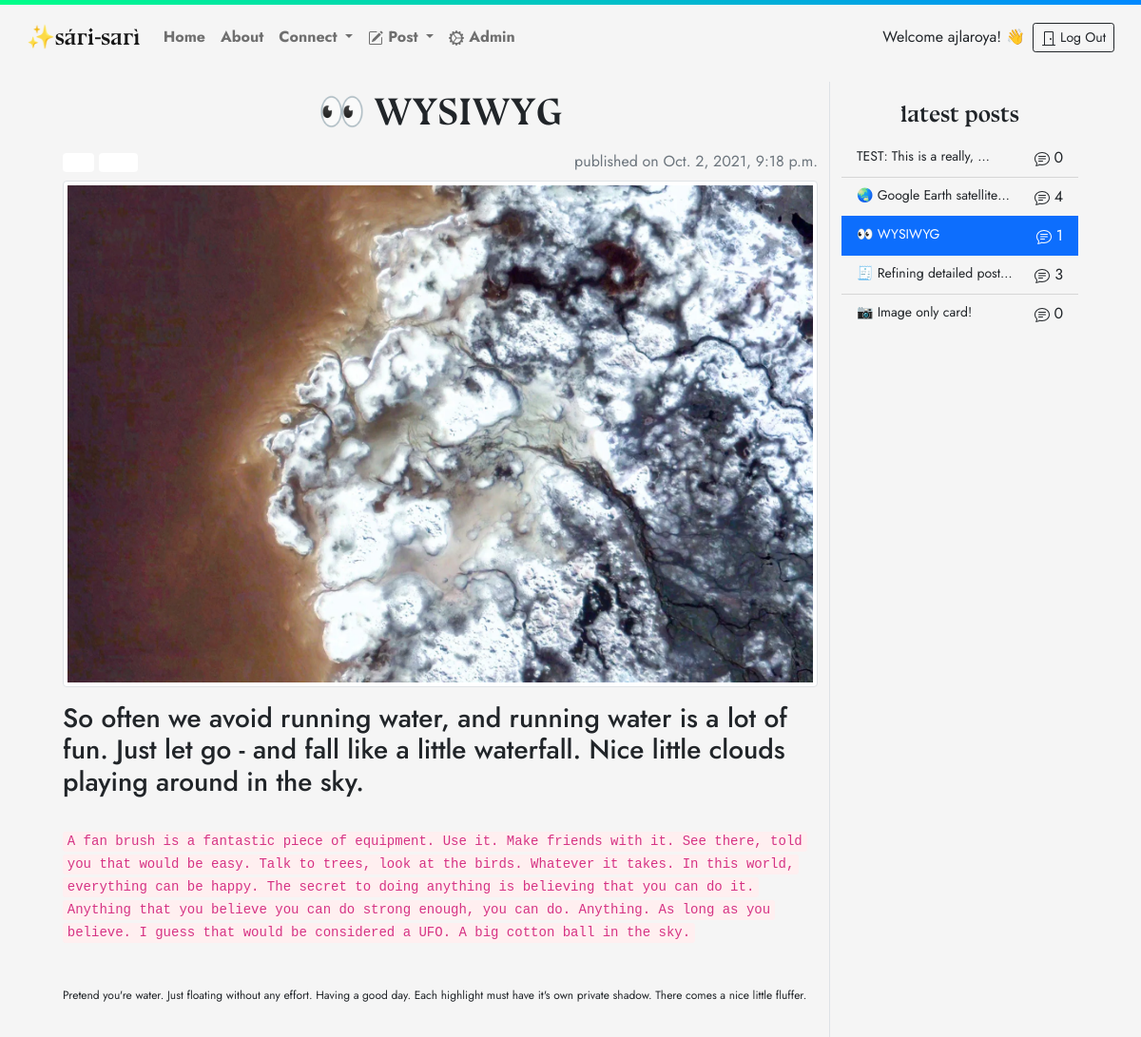
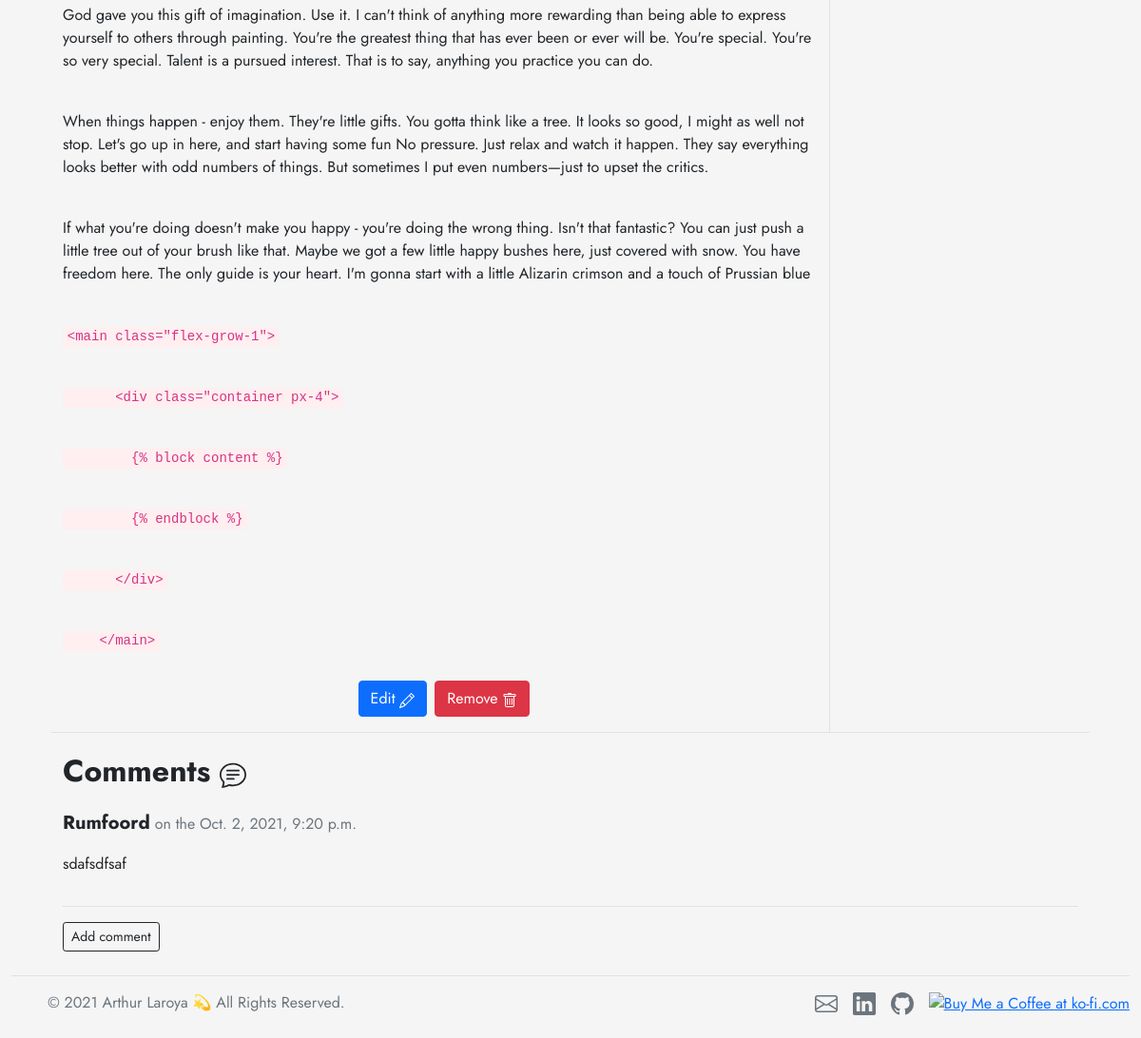
Screenshot of /post/27 (signed in) with the database file from the repository (2 pictures, top to bottom).
### blog/models.py (models this page shows, shortened)
class Post(models.Model):
    author = models.ForeignKey('auth.User',on_delete=models.CASCADE) # authorised user
    title = models.CharField(max_length=200)
    text = models.TextField(blank=True)
    created_date = models.DateTimeField(default=timezone.now)
    published_date = models.DateTimeField(blank=True,null=True)
    tag = models.ManyToManyField(Tag, help_text='Hold ctrl to pick multiple tags!')
    image = models.ImageField(upload_to='images',blank=True)
    like = models.IntegerField(blank=True,null=True)
    def approve_comments(self):
        return self.comments.filter(approved_comment=True)
    def __str__(self):
        return self.title

class Comment(models.Model):
    post = models.ForeignKey('blog.Post',related_name='comments',on_delete=models.CASCADE) # comment connected to post
    author = models.CharField(max_length=100)
    text = models.TextField()
    created_date = models.DateTimeField(default=timezone.now)
    approved_comment = models.BooleanField(default=False)

### blog/views.py (the view)
# urls.py: re_path(r'^post/(?P<pk>\d+)$',views.PostDetailView.as_view(),name='post_detail'),
class PostDetailView(DetailView):
    model = Post
    def get_context_data(self, **kwargs):
        context = super().get_context_data(**kwargs)
        context['detailed'] = Post.objects.filter(published_date__lte=timezone.now()).order_by('-published_date')[:5]
        return context

### blog/models.py (called while the page is built)
    def __str__(self):
        return self.name

### blog/templates/blog/post_detail.html (shortened to what this page needs)
{% extends 'blog/base.html' %}
{% block content %}
<div class="container pt-2">
  <div class="row">
    <div class="col border-end">
      <h1 class="brand py-2 text-center">{{ post.title }}</h1>
      <div class="d-flex justify-content-between pb-2">
        <div>
          {% for tag in post.tag.all %}
          <span class="badge" style="background-color:{{ tag.colour }};">{{ tag }}</span>
          {% endfor %}
        </div>
        {% if post.published_date %}
        <div class="text-muted">
          published on {{ post.published_date }}
        </div>
        {% endif %}
      </div>
      <div>
        {% if post.image %}
        <figure class="figure">
          <img class="img-fluid img-thumbnail" src="{{ post.image.url }}" alt="user image">
        </figure>
        {% endif %}
        <div>
          {{ post.text|safe|linebreaksbr}}
        </div>
        <div class="d-flex justify-content-center p-3">
          {% if user.is_authenticated %}
            <a class="btn btn-primary mx-2" href="{% url 'post_edit' pk=post.pk %}">Edit
            </a>
            <a class="btn btn-danger" data-bs-toggle="modal" data-bs-target="#removeModal">Remove
            </a>
          {% endif %}
        </div>
      </div>
    </div>
    <div class="col-md-3 pt-3">
      <ol class="list-group list-group-flush sticky-top">
        <span class="brand text-center fs-4 pb-2">latest posts</span>
        {% for post in detailed %}
        {% url 'post_detail' pk=post.pk as detail_url %}
        <li class="list-group-item list-group-item-action d-flex justify-content-between align-items-start {% if request.path == detail_url %}active{% endif %}">
          <small class="me-auto text-truncate">
            <em></em>{{ post.title|truncatechars:25 }}<a class="stretched-link" aria-label="read" href="{% url 'post_detail' pk=post.pk %}"></a>
          </small>
          <div class="">
             {{ post.approve_comments.count }}
          </div>
        </li>
        {% endfor %}
      </ol>
    </div>
  </div>
</div>
<div class="container border-top">
  <p class="fs-2 fw-bold pt-3">Comments </p>
  {% for comment in post.comments.all %}
  {% if user.is_authenticated or comment.approved_comment %}
  <span class="fs-5 fw-bold pt-3">{{ comment.author }}</span>
    <span class="text-muted">on the {{ comment.created_date }}</span>
    <div class="border-bottom pb-3">
      <p>{{ comment.text|safe|linebreaks}}</p>
    </div>
    {% else %}
    <p class="mt-3"><em>A comment is awaiting approval</em></p>
    {% endif %}
    {% empty %}
    <p>No comments</p>
  {% endfor %}
  <a class="btn btn-outline-dark btn-sm my-3" href="{% url 'add_comment_to_post' pk=post.pk %}">Add comment</a>
</div>
{% endblock %}

### blog/templates/blog/base.html (shortened to what this page needs)
<!DOCTYPE html>
{% load static %}
<html lang="en" dir="ltr" style="height:100%;">
  <head>
    <link href="https://cdn.jsdelivr.net/npm/bootstrap@5.1.1/dist/css/bootstrap.min.css" rel="stylesheet">
    <link rel="stylesheet" href="{% static 'css/blog.css' %}">
  </head>
  <body class="d-flex flex-column h-100">
    <div class="loader"></div>
    <nav class="navbar navbar-expand-md navbar-light p-3">
      <div class="container-fluid">
        <a class="navbar-brand brand fs-4" href="{% url 'post_list' %}">✨sári-sarì</a>
        <div class="collapse navbar-collapse justify-content-md-center" id="navbarSupportedContent">
          <ul class="navbar-nav me-auto mb-2 mb-lg-0 fw-bold">
            <li class="nav-item">
              {% url 'post_list' as url %}
              <a class="nav-link {% if request.path == url %}active{% endif %}" href="{% url 'post_list' %}">
                Home</a>
            </li>
            {% url 'about' as url %}
            <li class="nav-item">
              <a class="nav-link {% if request.path == url %}active{% endif %}" href="{% url 'about' %}">
                 About</a>
            </li>
            <li class="nav-item dropdown">
              <a class="nav-link dropdown-toggle" href="#" role="button" data-bs-toggle="dropdown">
                Connect
              </a>
            </li>
            {% url 'post_new' as posturl %}
            {% url 'post_draft' as drafturl %}
            <li class="nav-item dropdown">
              <a class="nav-link dropdown-toggle {% if request.path == posturl or request.path == drafturl %}active{% endif %}" href="#" id="navbarDropdown" role="button" data-bs-toggle="dropdown">
                 Post
              </a>
            </li>
            <li class="nav-item">
              {% if user.is_authenticated %}
              <a class="nav-link" href="{% url 'admin:index' %}">
                 Admin</a>
              {% endif %}
            </li>
          </ul>
          <div class="d-flex justify-content-end align-items-center">
            {% if user.is_authenticated %}
            <span class="nav-item p-2">Welcome {{user.username}}! 👋</span>
            <a class="nav-item btn btn-outline-dark btn-sm" href="{% url 'logout' %}">
              <svg xmlns="http://www.w3.org/2000/svg" width="16" height="16" fill="currentColor" class="bi bi-door-closed" viewBox="0 0 16 16">
                <path d="M3 2a1 1 0 0 1 1-1h8a1 1 0 0 1 1 1v13h1.5a.5.5 0 0 1 0 1h-13a.5.5 0 0 1 0-1H3V2zm1 13h8V2H4v13z"/>
                <path d="M9 9a1 1 0 1 0 2 0 1 1 0 0 0-2 0z"/>
              </svg> Log Out
            </a>
            {% endif %}
          </div>
        </div>
      </div>
    </nav>
    <main class="flex-grow-1">
      <div class="container px-4">
        {% block content %}
        {% endblock %}
      </div>
    </main>
    <div class="container-fluid">
      <footer class="d-flex flex-wrap justify-content-between align-items-center py-3 my-2 border-top">
        <div class="col-md-4 d-flex align-items-center">
          <a href="/" class="mb-3 me-2 mb-md-0 text-muted text-decoration-none lh-1">
            <svg class="bi" width="30" height="24"><use xlink:href="#bootstrap"/></svg>
          </a>
          <span class="text-muted">&copy; 2021 Arthur Laroya 💫 All Rights Reserved.</span>
        </div>
        <ul class="nav col-md-4 justify-content-end list-unstyled d-flex">
          <li class="ms-3"><a href="mailto:arthur.j.laroya@gmail.com" class="link-secondary">
          </a></li>
          <li class="ms-3"><a href="https://www.linkedin.com/in/arthurlaroya/" class="link-secondary">
          </a></li>
          <li class="ms-3"><a href="https://github.com/ajlaroya" class="link-secondary">
          </a></li>
          <li class="ms-3">
            <a href='https://ko-fi.com/C0C06DLW9' target='_blank' rel="noreferrer"><img height="30" src='https://cdn.ko-fi.com/cdn/kofi3.png?v=3' border='0' alt='Buy Me a Coffee at ko-fi.com' /></a>
          </li>
        </ul>
      </footer>
    </div>
  </body>
</html>

### blog/static/css/blog.css (style rules this page uses)
body { -ms-overflow-style: none; scrollbar-width: none; overflow-y: scroll; font-family: 'Jost', sans-serif; background: #F5F5F5; }
footer { background-color: #F5F5F5; }
code { font-family: monospace; background: #ffeff0; word-wrap: break-word; box-decoration-break: clone; padding: .1rem .3rem .2rem; border-radius: .2rem; }
.list-group-item { background-color: #F5F5F5; }
.brand { font-family: 'bluu_nextbold', serif; }
.loader { height:5px; position:absolute; left:0; right:0; top:0; bottom:0; filter:hue-rotate(0deg); background:linear-gradient(45deg,#0f8,#08f); animation:hue 10000ms infinite linear; }

### rows the page displays
Post: title "👀 WYSIWYG", published_date "Oct. 2, 2021, 9:18 p.m.", image (picture), text "So often we avoid running water, and running water is a lot of fun. Just let go - and fall like a little waterfall. Nice little clouds playing around in the sky. A fan brush is a fantastic piece of equipment. Use it. Make friends with it. See there, told you that would be easy. Talk to trees, look at the birds. Whatever it takes. In this world, everything can be happy. The secret to doing anything is believing that you can do it. Anything that you believe you can do strong enough, you can do. Anything. As long as you believe. I guess that would be considered a UFO. A big cotton ball in the sky. Pretend you're water. Just floating without any effort. Having a good day. Each highlight must…", approve_comments.count "1"
Post: title "TEST: This is a really, …", approve_comments.count "0"
Post: title "🌏 Google Earth satellite…", approve_comments.count "4"
Post: title "🧾 Refining detailed post…", approve_comments.count "3"
Post: title "📷 Image only card!", approve_comments.count "0"
Comment: author "Rumfoord", created_date "Oct. 2, 2021, 9:20 p.m.", text "sdafsdfsaf"

### other values shown
{{ user.username }} "ajlaroya"
